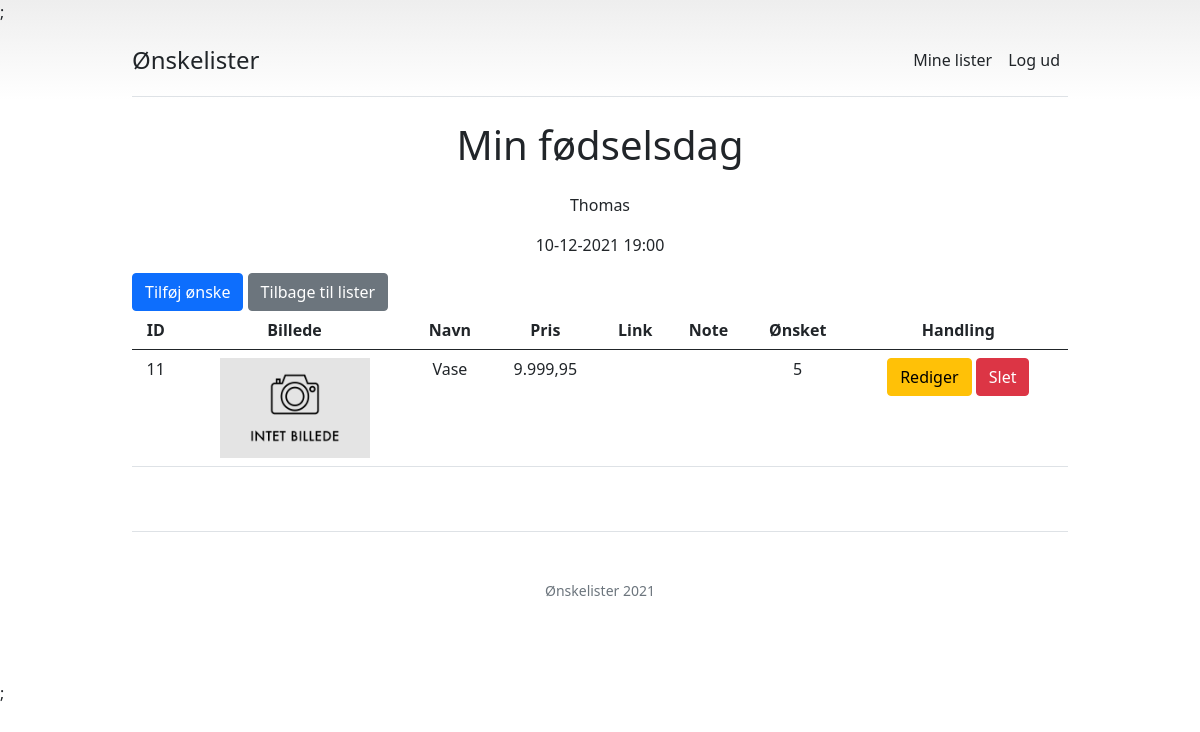
/gift/read?list=4 (signed in), run on the app's committed database.
### tables this page shows
CREATE TABLE `whish_lists` (
  `list_id` bigint(20) NOT NULL,
  `list_date` datetime DEFAULT NULL,
  `list_title` text DEFAULT NULL,
  `list_subtitle` text DEFAULT NULL,
  `list_link` varchar(255) DEFAULT NULL,
  `list_user` bigint(20) DEFAULT NULL,
  `list_code` varchar(255) NOT NULL,
  `list_active` tinyint(1) NOT NULL DEFAULT 1
);

CREATE TABLE `whish_gifts` (
  `gift_id` bigint(20) NOT NULL,
  `gift_image` varchar(255) DEFAULT NULL,
  `gift_name` varchar(255) DEFAULT NULL,
  `gift_qty` int(11) NOT NULL DEFAULT 1,
  `gift_reservations` int(11) NOT NULL DEFAULT 0,
  `gift_price` decimal(10,2) NOT NULL DEFAULT 0.00,
  `gift_note` varchar(255) DEFAULT NULL,
  `gift_link` varchar(255) DEFAULT NULL,
  `gift_list` bigint(20) NOT NULL
);

### app/includes/classes/simple.db.class.php (called while the page is built, shortened)
<?php
class SimpleDB
{
  public $isConn;
  public function __construct( $db_conn = array('host' => 'localhost', 'user' => 'root','pass' => '','database' => 'test', ) )
  {
    $host = isset($db_conn['host']) ? $db_conn['host'] : 'localhost' ;
    $user = isset($db_conn['user']) ? $db_conn['user'] : 'root' ;
    $pass = isset($db_conn['pass']) ? $db_conn['pass'] : '' ;
    $database = isset($db_conn['database']) ? $db_conn['database'] : die('no database set') ;
    $connection = mysqli_connect($host, $user, $pass,$database);
    if($connection)
    {
      $this->isConn = $connection;
    }
  }
  public function Select($SQLStatement)
  {
    $con =  $this->isConn;
    if ($con)
    {
      $q = $con->query($SQLStatement);
      $row = $q->num_rows;
      if($row <1)
      {
        $result = $row;
      }
      else if($row == 1)
      {
        $result = array($q->fetch_assoc());
      }
      return $result;
      }
  }
  public function CleanDBData($Data)
  {
    $con =  $this->isConn;
    $str = mysqli_real_escape_string($con,$Data);
    return $str;
  }
}

### app/includes/config.php (called while the page is built, shortened)
<?php
require 'classes/simple.db.class.php';
$app['cookie_name'] = 'session';
$app['session_name'] = 'user';
$app['list_name'] = 'list';
$app['db'] = new SimpleDB(['host' => 'localhost', 'user' => 'root','pass' => '','database' => 'dev']);
$app['url'] = 'http://localhost/whishlist';
$app['asset'] = $app['url'] . '/public/assets';
$app['name'] = 'Ønskelister';
$app['title'] = 'Ønskelister - Ønskelister til alle begivenheder';

### gift/read.php (the view, shortened to what this page needs)
<?php include '../app/templates/header.php'; ?>
<?php include '../app/templates/app.php'; ?>
<?php
$list_id = $app['db']->CleanDBData($_GET['list']);
$list = $app['db']->Select('select * from whish_lists where list_id = ' . $list_id);
$gifts = $app['db']->Select('select * from whish_gifts where gift_list = ' . $list_id);
?>
</head>
<body>
<?php include '../app/templates/nav.php'; ?>
  <main>
  <h2 id="produkter" class="display-6 text-center mb-4"><?php echo $list[0]['list_title']; ?></h2>
    <p class="text-center"><?php echo $list[0]['list_subtitle']; ?></p>
    <p class="text-center"><?php echo date('d-m-Y H:i', strtotime($list[0]['list_date'])); ?></p>
    <a href="<?php echo $app['url'] ?>/gift/create?list=<?php echo $list[0]['list_id']; ?>"><button type="button" class=" btn btn-primary">Tilføj ønske</button></a>
    <a href="<?php echo $app['url'] ?>/list/read"><button type="button" class=" btn btn-secondary">Tilbage til lister</button></a>
    <?php if(!empty($gifts)): ?>
    <div class="table-responsive">
      <table class="table text-center">
        <thead>
          <tr>
            <th>ID</th>
            <th>Billede</th>
            <th>Navn</th>
            <th>Pris</th>
            <th>Link</th>
            <th>Note</th>
            <th>Ønsket</th>
            <th>Handling</th>
          </tr>
        </thead>
        <tbody>
          <?php foreach($gifts as $gift): ?>
            <tr>
              <td><?php echo $gift['gift_id']; ?></td>
              <?php if(!empty($gift['gift_image'])): ?>
              <td><img src="<?php echo $gift['gift_image']; ?>" width="150" height="100"></td>
              <?php else: ?>
                <td><img src="<?php echo $app['url']; ?>/public/img/no-image.png" width="150" height="100"></td>
              <?php endif; ?>
              <td><?php echo $gift['gift_name']; ?></td>
              <td><?php echo number_format($gift['gift_price'],2,',','.'); ?></td>
              <?php if(!empty($gift['gift_link'])): ?>
              <th><a target="_blank" href="<?php echo $gift['gift_link']; ?>">Link</a></th>
              <?php else: ?>
                <td></td>
              <?php endif; ?>
              <td><?php echo $gift['gift_note']; ?></td>
              <td><?php echo $gift['gift_qty']; ?></td>
              <td>
                <a href="<?php echo $app['url']; ?>/gift/update?id=<?php echo $gift['gift_id']; ?>&list=<?php echo $list_id; ?>" class="btn btn-warning">Rediger</a>
                <a onclick="return confirm('Er du sikker?');" href="<?php echo $app['url']; ?>/gift/delete?id=<?php echo $gift['gift_id']; ?>&list=<?php echo $list_id; ?>" class="btn btn-danger">Slet</a>
            </td>
            </tr>
          <?php endforeach; ?>
        </tbody>
      </table>
    </div>
 <?php endif; ?>
  </main>
  <?php include '../app/templates/footer.php'; ?>

### public/css/app.css (style rules this page uses)
body { background-image: linear-gradient(180deg, #eee, #fff 100px, #fff); }
html { scroll-behavior: smooth; }

### data on the page
whish_lists: list_title "Min fødselsdag", list_subtitle "Thomas", list_date "10-12-2021 19:00"
whish_gifts: gift_id "11", gift_name "Vase", gift_price "9.999,95", gift_qty "5"

### other printed values
$app[$key] "Ønskelister"
$app['name'] "Ønskelister"
